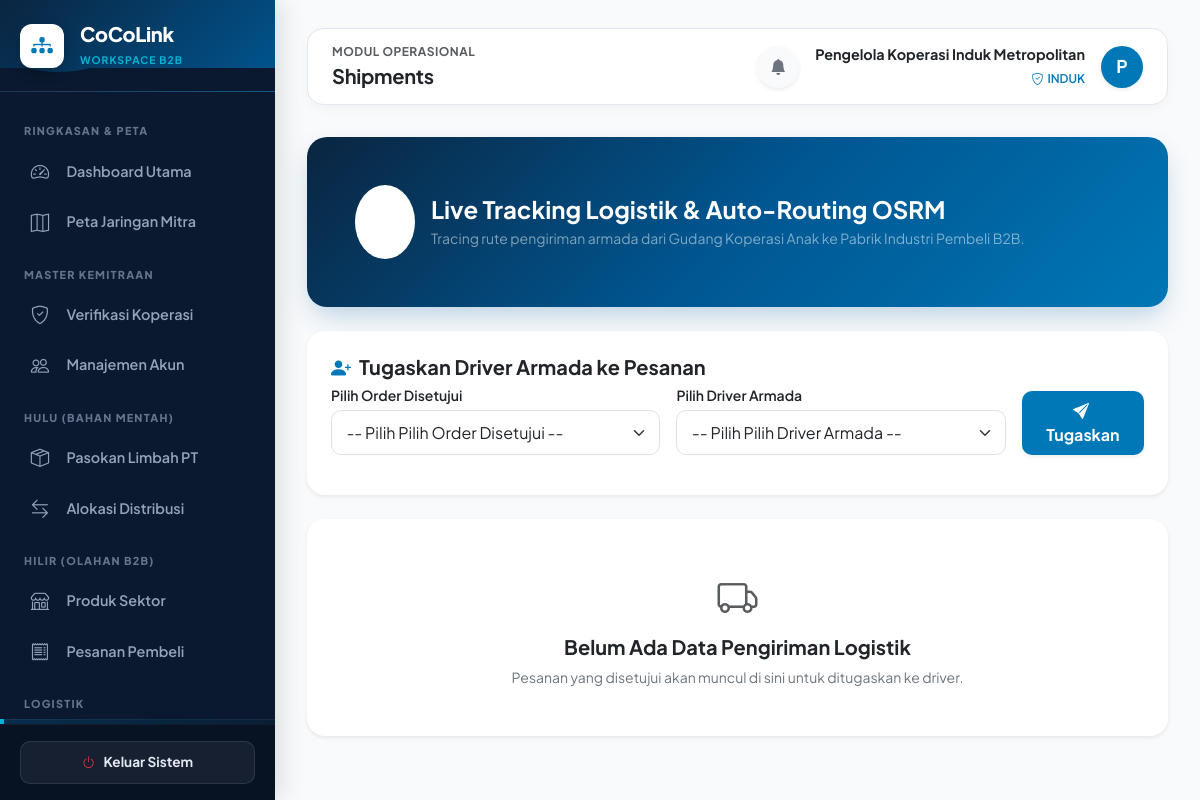
Screenshot of /index.php?page=shipments (signed in) with the database file from the repository.
### tables this page shows
CREATE TABLE `users` (
  `id` int(11) NOT NULL,
  `name` varchar(255) NOT NULL,
  `email` varchar(191) NOT NULL,
  `password` varchar(255) NOT NULL,
  `role` enum('super_admin','induk','supplier','coop','buyer','driver') NOT NULL,
  `supplier_id` int(11) DEFAULT NULL,
  `coop_id` int(11) DEFAULT NULL,
  `buyer_id` int(11) DEFAULT NULL,
  `is_active` tinyint(1) DEFAULT 1,
  `created_at` datetime DEFAULT current_timestamp()
);

### app/views/pages.php (called while the page is built, shortened)
<?php
require_once __DIR__ . '/pages/verification.php';
require_once __DIR__ . '/pages/shipments.php';
function render_page(string $page, array $u): void {
    render_layout($page, $u, function() use ($page, $u) {
        try {
            match ($page) {
                'dashboard'    => page_dashboard($u),
                'verification' => page_verification($u),
                'accounts'     => page_accounts($u),
                'batches'      => page_batches($u),
                'allocations'  => page_allocations($u),
                'products'     => page_products($u),
                'catalog'      => page_catalog($u),
                'orders'       => page_orders($u),
                'shipments'    => page_shipments($u),
                'maps'         => page_maps($u),
                'reports'      => page_reports(),
                'audit'        => page_audit($u),
                default        => page_dashboard($u)
            };
        } catch (Throwable $e) {
            echo '<div class="alert alert-danger border-0 shadow-sm rounded-4 p-4 my-3">';
            echo '  <div class="d-flex align-items-center gap-2 mb-2">';
            echo '    <i class="bi bi-exclamation-octagon-fill fs-4 text-danger"></i>';
            echo '    <h5 class="fw-bold mb-0 text-dark">Terjadi Kesalahan Database / Sistem</h5>';
            echo '  </div>';
            echo '  <p class="mb-0 text-secondary small" style="font-family: monospace;">' . e($e->getMessage()) . '</p>';
            echo '</div>';
        }
    });
}

### index.php (called while the page is built, shortened)
<?php
require __DIR__ . '/app/bootstrap.php';
require __DIR__ . '/app/actions.php';
require __DIR__ . '/app/views/layout.php';
require __DIR__ . '/app/views/pages.php';
try {
    $u = current_user();
    $page = trim((string)($_GET['page'] ?? 'dashboard'));
    match ($page) {
        'dashboard'    => true,
        'maps'         => true,
        'verification' => must_role(['super_admin', 'induk', 'supplier']),
        'accounts'     => must_role(['super_admin', 'induk', 'supplier']),
        'batches'      => must_role(['super_admin', 'induk', 'supplier']),
        'allocations'  => must_role(['super_admin', 'induk', 'supplier', 'coop']),
        'products'     => must_role(['super_admin', 'induk', 'supplier', 'coop']),
        'catalog'      => must_role(['buyer']),
        'orders'       => must_role(['super_admin', 'induk', 'supplier', 'coop', 'buyer']),
        'shipments'    => must_role(['super_admin', 'induk', 'supplier', 'coop', 'driver', 'buyer']),
        'reports'      => must_role(['super_admin', 'induk', 'supplier']),
        'audit'        => must_role(['super_admin']),
        default        => redirect('dashboard')
    };
    render_page($page, $u);
} catch (Throwable $e) {
    flash($e->getMessage(), 'danger');
    $u = current_user();
    if ($u) {
        render_page('dashboard', $u);
    } else {
        render_public('login');
    }
}

### app/views/pages/shipments.php (the view, shortened to what this page needs)
<?php
function page_shipments(array $u): void {
    $isSuper = $u['role'] === 'super_admin';
    $isInduk = $u['role'] === 'induk';
    $manager = $isSuper || $isInduk;
    $driver  = $u['role'] === 'driver';
    $isBuyer = $u['role'] === 'buyer';
    $query = "SELECT sh.*, o.order_code, o.status AS order_status, o.shipping_address, b.city AS city, o.total, b.company_name,
              us.name AS driver_name,
              c.name AS coop_name, c.address AS coop_address, c.city AS coop_city, c.latitude AS coop_lat, c.longitude AS coop_lng,
              s_lat.latitude AS curr_lat, s_lat.longitude AS curr_lng
              FROM shipments sh
              JOIN orders o ON o.id=sh.order_id
              JOIN buyer_profiles b ON b.id=o.buyer_id
              LEFT JOIN users us ON us.id=sh.driver_id
              LEFT JOIN order_items i ON i.order_id=o.id
              LEFT JOIN products p ON p.id=i.product_id
              LEFT JOIN cooperatives c ON c.id=p.coop_id
              LEFT JOIN shipment_events s_lat ON s_lat.id = (SELECT MAX(id) FROM shipment_events WHERE shipment_id=sh.id AND latitude IS NOT NULL)";
    if ($driver) {
        $ships = rows($query . ' WHERE sh.driver_id=? GROUP BY sh.id ORDER BY sh.id DESC', [$u['id']]);
    } elseif ($u['role'] === 'coop') {
        $ships = rows($query . ' WHERE p.coop_id=? GROUP BY sh.id ORDER BY sh.id DESC', [(int)($u['coop_id'] ?? 0)]);
    } elseif ($isBuyer) {
        $ships = rows($query . ' WHERE o.buyer_id=? GROUP BY sh.id ORDER BY sh.id DESC', [(int)($u['buyer_id'] ?? 0)]);
    } else {
        $ships = rows($query . ' GROUP BY sh.id ORDER BY sh.id DESC');
    }
?>
<link rel="stylesheet" href="https://unpkg.com/leaflet@1.9.4/dist/leaflet.css" />
<link rel="stylesheet" href="https://unpkg.com/leaflet-routing-machine@latest/dist/leaflet-routing-machine.css" />
<div class="shipments-container">
    <div class="card border-0 mb-4 ocean-banner-card">
        <div class="card-body p-4 p-md-5">
            <div class="d-flex align-items-center gap-3">
                <div class="p-3 rounded-circle bg-white bg-opacity-20 fs-3 text-white"><i class="bi bi-truck-front-fill"></i></div>
                <div>
                    <h4 class="fw-bold mb-1 text-white">Live Tracking Logistik &amp; Auto-Routing OSRM</h4>
                    <p class="mb-0 small text-white-50">Tracing rute pengiriman armada dari Gudang Koperasi Anak ke Pabrik Industri Pembeli B2B.</p>
                </div>
            </div>
        </div>
    </div>
    <?php if ($manager): ?>
    <div class="card border-0 shadow-sm mb-4" style="border-radius:18px; border: 1px solid #E2E8F0;">
        <div class="card-body p-4">
            <h5 class="fw-bold mb-1 text-dark"><i class="bi bi-person-plus-fill me-2" style="color:#0077B6"></i>Tugaskan Driver Armada ke Pesanan</h5>
            <form class="row g-3" method="post">
                <div class="col-md-5">
                </div>
                <div class="col-md-5">
                </div>
                <div class="col-md-2 d-flex align-items-end mb-3">
                    <button class="btn btn-ocean-primary w-100 fw-bold py-2 shadow-sm"><i class="bi bi-send-fill me-1"></i> Tugaskan</button>
                </div>
            </form>
        </div>
    </div>
    <?php endif; ?>
    <div class="row g-4">
    <?php if (!$ships): ?>
        <div class="col-12">
            <div class="card border-0 shadow-sm p-5 text-center" style="border-radius:18px; border:1px solid #E2E8F0;">
                <i class="bi bi-truck fs-1 text-muted mb-2"></i>
                <h5 class="fw-bold text-dark">Belum Ada Data Pengiriman Logistik</h5>
                <p class="text-secondary small mb-0">Pesanan yang disetujui akan muncul di sini untuk ditugaskan ke driver.</p>
            </div>
        </div>
    <?php endif; ?>
    </div>
</div>
<?php } ?>

### app/views/layout.php (shortened to what this page needs)
<?php
function render_layout(string $page, array $u, callable $contentRenderer): void {
    $menuGroups = [
        'Ringkasan & Peta' => [
            'dashboard'    => ['label' => 'Dashboard Utama', 'icon' => 'bi-speedometer2', 'roles' => ['super_admin', 'induk', 'supplier', 'coop', 'buyer', 'driver']],
            'maps'         => ['label' => 'Peta Jaringan Mitra', 'icon' => 'bi-map', 'roles' => ['super_admin', 'induk', 'supplier', 'coop', 'buyer', 'driver']],
        ],
        'Master Kemitraan' => [
            'verification' => ['label' => 'Verifikasi Koperasi', 'icon' => 'bi-shield-check', 'roles' => ['super_admin', 'induk', 'supplier']],
            'accounts'     => ['label' => 'Manajemen Akun', 'icon' => 'bi-people', 'roles' => ['super_admin', 'induk', 'supplier']],
        ],
        'Hulu (Bahan Mentah)' => [
            'batches'      => ['label' => 'Pasokan Limbah PT', 'icon' => 'bi-box-seam', 'roles' => ['super_admin', 'induk', 'supplier']],
            'allocations'  => ['label' => 'Alokasi Distribusi', 'icon' => 'bi-arrow-left-right', 'roles' => ['super_admin', 'induk', 'supplier', 'coop']],
        ],
        'Hilir (Olahan B2B)' => [
            'products'     => ['label' => 'Produk Sektor', 'icon' => 'bi-shop', 'roles' => ['super_admin', 'induk', 'supplier', 'coop']],
            'catalog'      => ['label' => 'Katalog Industri', 'icon' => 'bi-cart-check', 'roles' => ['buyer']],
            'orders'       => ['label' => 'Pesanan Pembeli', 'icon' => 'bi-receipt', 'roles' => ['super_admin', 'induk', 'supplier', 'coop', 'buyer']],
        ],
        'Logistik' => [
            'shipments'    => ['label' => 'Tracking Armada', 'icon' => 'bi-truck', 'roles' => ['super_admin', 'induk', 'supplier', 'coop', 'driver', 'buyer']],
        ],
        'Sistem Utama' => [
            'reports'      => ['label' => 'Laporan Lanjutan', 'icon' => 'bi-file-earmark-bar-graph', 'roles' => ['super_admin']],
            'audit'        => ['label' => 'Audit Log Aktivitas', 'icon' => 'bi-journal-text', 'roles' => ['super_admin']],
        ]
    ];
?>
<!doctype html>
<html lang="id">
<head>
    <link href="https://cdn.jsdelivr.net/npm/bootstrap@5.3.2/dist/css/bootstrap.min.css" rel="stylesheet">
    <link rel="stylesheet" href="https://cdn.jsdelivr.net/npm/bootstrap-icons@1.11.2/font/bootstrap-icons.min.css">
</head>
<body>
<div class="wrapper">
    <aside class="sidebar" id="sidebar">
        <div class="sidebar-brand d-flex align-items-center gap-3">
            <div class="logo-box">
                <div class="logo-fallback" style="display:none;">
                    <i class="bi bi-diagram-3-fill"></i>
                </div>
            </div>
            <div style="position:relative; z-index:2;">
                <h5 class="fw-extrabold text-white mb-0" style="letter-spacing: -0.3px; font-weight:800;">CoCoLink</h5>
                <small style="color: var(--ocean-accent); font-size: 0.65rem; letter-spacing:1px; font-weight:700;">
                    <?= ($u['role'] ?? '') === 'super_admin' ? 'MASTER SYSTEM' : 'WORKSPACE B2B' ?>
                </small>
            </div>
        </div>
        <nav class="sidebar-scroll" id="sidebarNav">
            <?php foreach ($menuGroups as $groupName => $items): ?>
                <?php
                    $hasAccess = false;
                    foreach ($items as $item) {
                        if (in_array(($u['role'] ?? ''), $item['roles'], true)) {
                            $hasAccess = true;
                            break;
                        }
                    }
                ?>
                <?php if ($hasAccess): ?>
                    <div class="sidebar-heading text-uppercase"><?= e($groupName) ?></div>
                    <?php foreach ($items as $key => $item): ?>
                        <?php if (in_array(($u['role'] ?? ''), $item['roles'], true)): ?>
                            <a href="<?= url($key) ?>" class="nav-link-coco <?= $page === $key ? 'active' : '' ?>">
                                <i class="bi <?= $item['icon'] ?> nav-icon"></i>
                                <span><?= e($item['label']) ?></span>
                            </a>
                        <?php endif; ?>
                    <?php endforeach; ?>
                <?php endif; ?>
            <?php endforeach; ?>
        </nav>
        <div class="sidebar-footer">
            <form method="post" action="<?= url('login') ?>">
                <button type="submit" class="btn-logout-coco">
                    <i class="bi bi-power text-danger"></i>
                    <span>Keluar Sistem</span>
                </button>
            </form>
        </div>
    </aside>
    <main class="main-content">
        <header class="top-navbar d-flex justify-content-between align-items-center">
            <div class="d-flex align-items-center gap-3">
                <div class="d-none d-sm-block">
                    <div class="text-muted" style="font-size:0.75rem; font-weight:700; letter-spacing:0.5px;">MODUL OPERASIONAL</div>
                    <strong class="text-dark fs-5 capitalize" style="letter-spacing:-0.3px;"><?= e(ucwords(str_replace('_', ' ', $page))) ?></strong>
                </div>
            </div>
            <div class="d-flex align-items-center gap-2 gap-md-3">
                <div class="dropdown">
                    <button class="btn btn-light position-relative rounded-circle p-2 border-0 shadow-sm" type="button" data-bs-toggle="dropdown" aria-expanded="false" style="width: 42px; height: 42px; background: #F8FAFC;">
                        <i class="bi bi-bell-fill text-secondary fs-6"></i>
                    </button>
                </div>
                <div class="d-none d-md-block text-end">
                    <div class="fw-bold text-dark" style="font-size:0.9rem;"><?= e($u['name'] ?? 'User') ?></div>
                    <span class="fw-semibold" style="font-size:0.75rem; color:var(--ocean-primary);"><i class="bi bi-shield-check me-1"></i><?= e(strtoupper($u['role'] ?? 'GUEST')) ?></span>
                </div>
                <div class="text-white rounded-circle d-flex justify-content-center align-items-center fw-bold shadow-sm" style="width:42px; height:42px; font-size:1.1rem; background: var(--ocean-primary);">
                    <?= strtoupper(substr(($u['name'] ?? 'U'), 0, 1)) ?>
                </div>
            </div>
        </header>
        <?php $contentRenderer(); ?>
    </main>
</div>
</body>
</html>
<?php
}

### rows the page displays
users: name "Pengelola Koperasi Induk Metropolitan", role "INDUK", name "P"

### other values shown
$groupName "RINGKASAN & PETA"
$item['label'] "Dashboard Utama"
$item['label'] "Peta Jaringan Mitra"
$groupName "MASTER KEMITRAAN"
$item['label'] "Verifikasi Koperasi"
$item['label'] "Manajemen Akun"
$groupName "HULU (BAHAN MENTAH)"
$item['label'] "Pasokan Limbah PT"
$item['label'] "Alokasi Distribusi"
$groupName "HILIR (OLAHAN B2B)"
$item['label'] "Produk Sektor"
$item['label'] "Pesanan Pembeli"
$groupName "LOGISTIK"
str_replace('_', ' ', $page) "Shipments"
$label "Pilih Order Disetujui Pilih Driver Armada"
